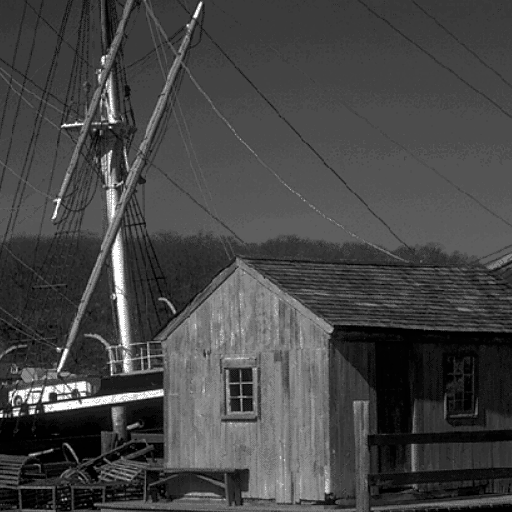
%> input picture Pic/3.gif, 512 x 512 px
$ octave Proj6_1.m   (GNU Octave 9; MATLAB toolbox functions it lacks are replaced by stand-ins)
%> lines starting %> are read from the running program, lines starting %| are printed output that depends on the picture
im = double(imread('../Pic/3.gif'));
%> im: size 512x512 double; min 0, max 252, mean 69; mean of the top-left, top-right, bottom-left and bottom-right quarters 70.2, 74.3, 71.4, 60
k1 = zeros(512, 512);
H = zeros(512, 512);
s = 0;
C = 0.03;

for i = -10:10

    for j = -10:10
        s = s + exp(-0.02 * (i^2 + j^2));
    end

end

[xx, yy] = meshgrid([-10:10], [-10:10]);
k = (1 / s) * exp(-0.02 * (xx.^2 + yy.^2));

for i = 1:11

    for j = 1:11
        k1(i, j) = (1 / s) * exp(-0.02 * ((i - 1)^2 + (j - 1)^2));
    end

end

for i = 1:10

    for j = 1:11
        k1(513 - i, j) = (1 / s) * exp(-0.02 * ((i)^2 + (j - 1)^2));
    end

end

for i = 1:11

    for j = 1:10
        k1(i, 513 - j) = (1 / s) * exp(-0.02 * ((i - 1)^2 + (j)^2));
    end

end

for i = 1:10

    for j = 1:10
        k1(513 - i, 513 - j) = (1 / s) * exp(-0.02 * ((i)^2 + (j)^2));
    end

end

k_fft = fft2(k1);
im_fft = fft2(im);
% Y=im_fft.* k_fft;  % .*
% y=ifft2(Y);
y = conv2(im, k, 'same') + (rand(512) - 0.5) * 10;
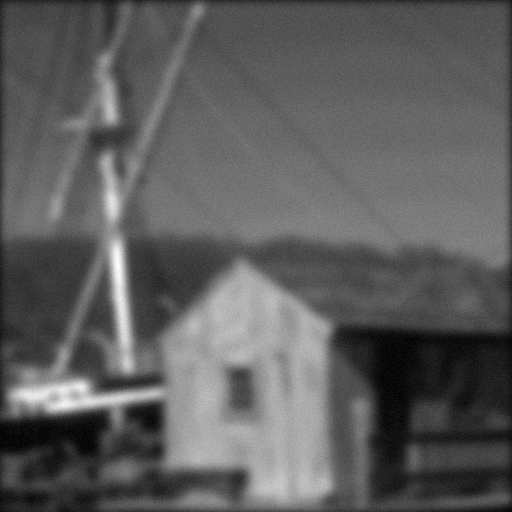
%> y: size 512x512 double; min -3.96, max 190.6, mean 68.2; drawn with min black and max white
% [5 lines of commented-out code are left out]
figure(1)
image(abs(y));
colormap(gray(256))
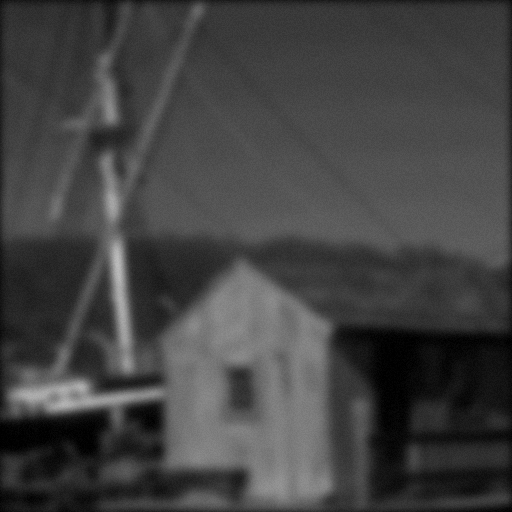
%> displayed picture: size 512x512x3, on the screen's scale of 0 to 255; min 0, max 189, mean 66.7

for i = 1:512

    for j = 1:512
        H(i, j) = 1 / (C / conj(k_fft(i, j)) + k_fft(i, j));
    end

end

X = fft2(y) .* H; %
x = ifft2(X);
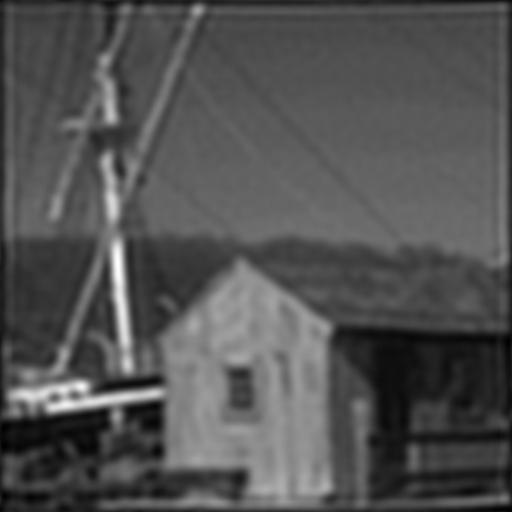
%> x: size 512x512 double; min -12.52, max 228.8, mean 66.2; drawn with min black and max white
figure(2)
image(real(x));
colormap(gray(256))
